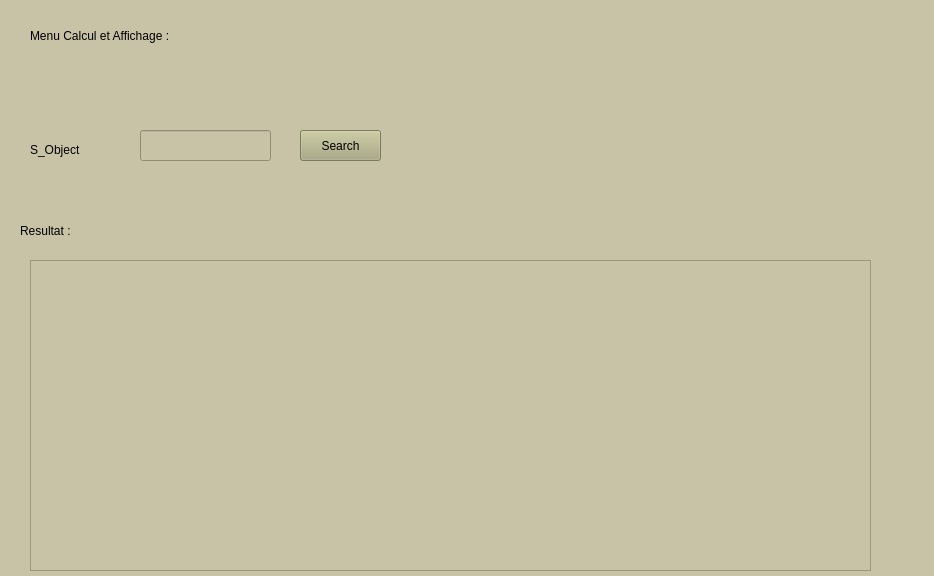
<?xml version="1.0" encoding="UTF-8"?>
<ui version="4.0">
 <class>Form</class>
 <widget class="QWidget" name="Form">
  <property name="geometry">
   <rect>
    <x>0</x>
    <y>0</y>
    <width>934</width>
    <height>576</height>
   </rect>
  </property>
  <property name="windowTitle">
   <string>Form</string>
  </property>
  <property name="styleSheet">
   <string notr="true">background-color : rgb(200, 194, 167)</string>
  </property>
  <widget class="QLabel" name="label_2">
   <property name="geometry">
    <rect>
     <x>30</x>
     <y>20</y>
     <width>291</width>
     <height>31</height>
    </rect>
   </property>
   <property name="styleSheet">
    <string notr="true">font: 12pt &quot;MV Boli&quot;; </string>
   </property>
   <property name="text">
    <string>Menu Calcul et Affichage :</string>
   </property>
  </widget>
  <widget class="QLabel" name="label">
   <property name="geometry">
    <rect>
     <x>30</x>
     <y>140</y>
     <width>81</width>
     <height>20</height>
    </rect>
   </property>
   <property name="styleSheet">
    <string notr="true">font: 11pt &quot;Segoe Script&quot;;</string>
   </property>
   <property name="text">
    <string>S_Object</string>
   </property>
  </widget>
  <widget class="QLineEdit" name="lineEdit">
   <property name="geometry">
    <rect>
     <x>140</x>
     <y>130</y>
     <width>131</width>
     <height>31</height>
    </rect>
   </property>
  </widget>
  <widget class="QPushButton" name="BtnSearch">
   <property name="geometry">
    <rect>
     <x>300</x>
     <y>130</y>
     <width>81</width>
     <height>31</height>
    </rect>
   </property>
   <property name="styleSheet">
    <string notr="true">font: 12pt &quot;MV Boli&quot;; 
background-color : rgb(170, 170, 127)</string>
   </property>
   <property name="text">
    <string>Search</string>
   </property>
  </widget>
  <widget class="QLabel" name="label_3">
   <property name="geometry">
    <rect>
     <x>20</x>
     <y>220</y>
     <width>121</width>
     <height>21</height>
    </rect>
   </property>
   <property name="styleSheet">
    <string notr="true">font: 12pt &quot;MV Boli&quot;; </string>
   </property>
   <property name="text">
    <string>Resultat :</string>
   </property>
  </widget>
  <widget class="QTableWidget" name="tableWidget">
   <property name="geometry">
    <rect>
     <x>30</x>
     <y>260</y>
     <width>841</width>
     <height>311</height>
    </rect>
   </property>
  </widget>
  <widget class="QLabel" name="label_4">
   <property name="geometry">
    <rect>
     <x>310</x>
     <y>20</y>
     <width>91</width>
     <height>81</height>
    </rect>
   </property>
   <property name="text">
    <string/>
   </property>
   <property name="pixmap">
    <pixmap>../954591-removebg-preview.png</pixmap>
   </property>
   <property name="scaledContents">
    <bool>true</bool>
   </property>
  </widget>
  <widget class="QLabel" name="label_5">
   <property name="geometry">
    <rect>
     <x>420</x>
     <y>20</y>
     <width>121</width>
     <height>91</height>
    </rect>
   </property>
   <property name="text">
    <string/>
   </property>
   <property name="pixmap">
    <pixmap>../201558.png</pixmap>
   </property>
   <property name="scaledContents">
    <bool>true</bool>
   </property>
  </widget>
 </widget>
 <resources/>
 <connections/>
</ui>
